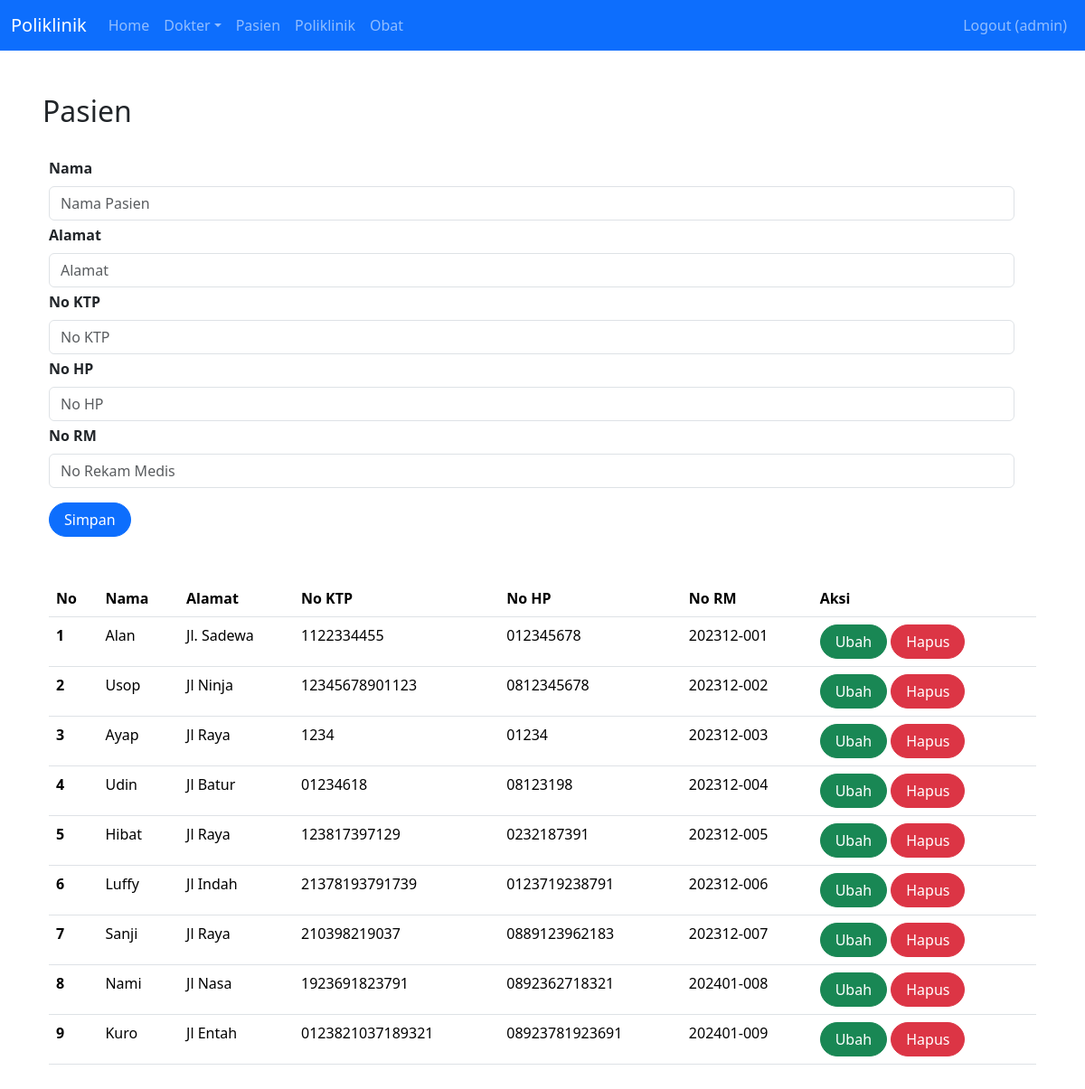
The page /index.php?page=pasien (signed in) on the database its author committed.
### tables this page shows
CREATE TABLE `pasien` (
  `id` int(11) NOT NULL,
  `nama` varchar(255) NOT NULL,
  `alamat` varchar(255) NOT NULL,
  `no_ktp` varchar(255) NOT NULL,
  `no_hp` varchar(50) NOT NULL,
  `no_rm` varchar(25) NOT NULL
);

### pasien.php (the view, shortened to what this page needs)
<h2 class="row mt-5" style="margin-left: 5px">Pasien</h2>
<br>
<div class="container"  style="Margin-Bottom: 50px">
    <form class="form row" method="POST" action="" name="myForm" onsubmit="return(validate());">
        <?php
        $nama = '';
        $alamat = '';
        $no_ktp = '';
        $no_hp = '';
        $no_rm = '';
        ?>
        <div class="row">
            <label for="inputNama" class="form-label fw-bold">
                Nama
            </label>
            <div>
                <input type="text" class="form-control" name="nama" id="inputNama" placeholder="Nama Pasien" value="<?php echo $nama ?>">
            </div>
        </div>
        <div class="row mt-1">
            <label for="inputAlamat" class="form-label fw-bold">
                Alamat
            </label>
            <div>
                <input type="text" class="form-control" name="alamat" id="inputAlamat" placeholder="Alamat" value="<?php echo $alamat ?>">
            </div>
        </div>
        <div class="row mt-1">
            <label for="inputKTP" class="form-label fw-bold">
                No KTP
            </label>
            <div>
                <input type="text" class="form-control" name="no_ktp" id="inputKTP" placeholder="No KTP" value="<?php echo $no_ktp ?>">
            </div>
        </div>
        <div class="row mt-1">
            <label for="inputHP" class="form-label fw-bold">
                No HP
            </label>
            <div>
                <input type="text" class="form-control" name="no_hp" id="inputHP" placeholder="No HP" value="<?php echo $no_hp ?>">
            </div>
        </div>
        <div class="row mt-1">
            <label for="inputRM" class="form-label fw-bold">
                No RM
            </label>
            <div>
                <input type="text" class="form-control" name="no_rm" id="inputRM" placeholder="No Rekam Medis" value="<?php echo $no_rm ?>">
            </div>
        </div>
        <div class="row mt-3">
            <div class=col>
                <button type="submit" class="btn btn-primary rounded-pill px-3 mt-auto" name="simpan">Simpan</button>
            </div>
        </div>
    </form>
    <br>
    <br>
    <table class="table table-hover">
        <thead>
            <tr>
                <th scope="col">No</th>
                <th scope="col">Nama</th>
                <th scope="col">Alamat</th>
                <th scope="col">No KTP</th>
                <th scope="col">No HP</th>
                <th scope="col">No RM</th>
                <th scope="col">Aksi</th>
            </tr>
        </thead>
        <tbody>
            <?php
            $result = mysqli_query($mysqli, "SELECT * FROM pasien");
            $no = 1;
            while ($data = mysqli_fetch_array($result)) {
            ?>
                <tr>
                    <th scope="row"><?php echo $no++ ?></th>
                    <td><?php echo $data['nama'] ?></td>
                    <td><?php echo $data['alamat'] ?></td>
                    <td><?php echo $data['no_ktp'] ?></td>
                    <td><?php echo $data['no_hp'] ?></td>
                    <td><?php echo $data['no_rm'] ?></td>
                    <td>
                        <a class="btn btn-success rounded-pill px-3" href="index.php?page=pasien&id=<?php echo $data['id'] ?>">Ubah</a>
                        <a class="btn btn-danger rounded-pill px-3" href="index.php?page=pasien&id=<?php echo $data['id'] ?>&aksi=hapus">Hapus</a>
                    </td>
                </tr>
            <?php
            }
            ?>
        </tbody>
    </table>
</div>

### rows shown on the page
pasien: nama "Alan", alamat "Jl. Sadewa", no_ktp "1122334455", no_hp "012345678", no_rm "202312-001"
pasien: nama "Usop", alamat "Jl Ninja", no_ktp "12345678901123", no_hp "0812345678", no_rm "202312-002"
pasien: nama "Ayap", alamat "Jl Raya", no_ktp "1234", no_hp "01234", no_rm "202312-003"
pasien: nama "Udin", alamat "Jl Batur", no_ktp "01234618", no_hp "08123198", no_rm "202312-004"
pasien: nama "Hibat", alamat "Jl Raya", no_ktp "123817397129", no_hp "0232187391", no_rm "202312-005"
pasien: nama "Luffy", alamat "Jl Indah", no_ktp "21378193791739", no_hp "0123719238791", no_rm "202312-006"
pasien: nama "Sanji", alamat "Jl Raya", no_ktp "210398219037", no_hp "0889123962183", no_rm "202312-007"
pasien: nama "Nami", alamat "Jl Nasa", no_ktp "1923691823791", no_hp "0892362718321", no_rm "202401-008"
pasien: nama "Kuro", alamat "Jl Entah", no_ktp "0123821037189321", no_hp "08923781923691", no_rm "202401-009"

### other values the page prints
$_SESSION['username'] "admin"
